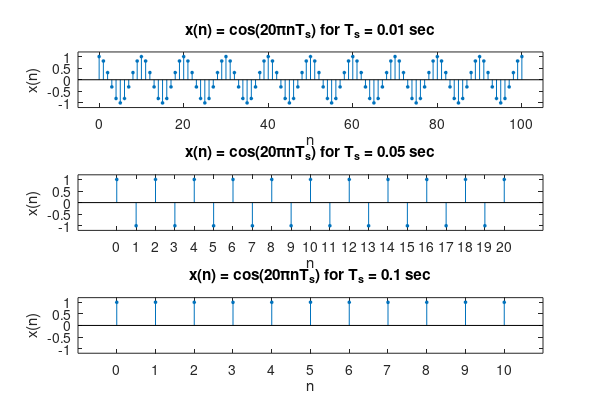

Here is the MATLAB script that generated this plot:
% P0321a: plot x(n) for T_s = 0.01 sec,0.05 sec,0.1 sec
% x_a(t) = cos(20*pi*t);
clc; close all; set(0,'defaultfigurepaperposition',[0,0,6,4]);
Hf_1 = figure; set(Hf_1,'NumberTitle','off','Name','P3.17-2');
T_s1 = 0.01; n1 = [0:100]; x1 = cos(20*pi*n1*T_s1);
subplot(3,1,1); Hs = stem(n1,x1,'filled'); axis([-5 105 -1.2 1.2]);
set(Hs,'markersize',2); xlabel('n');
title(['x(n) = cos(20{\pi}nT_s) for T_s = 0.01 sec']);
ylabel('x(n)');
T_s2 = 0.05; n2 = [0:20]; x2 = cos(20*pi*n2*T_s2);
subplot(3,1,2); Hs = stem(n2,x2,'filled'); set(Hs,'markersize',2);
set(gca,'XTick',[0:20]); axis([-2 22 -1.2 1.2]);
xlabel('n'); ylabel('x(n)');
title(['x(n) = cos(20{\pi}nT_s) for T_s = 0.05 sec']);
T_s3 = 0.1; n3 = [0:10]; x3 = cos(20*pi*n3*T_s3);
subplot(3,1,3); Hs = stem(n3,x3,'filled'); set(Hs,'markersize',2)
set(gca,'XTick',[0:10]); axis([-1 11 -1.2 1.2]);
xlabel('n'); ylabel('x(n)');
title(['x(n) = cos(20{\pi}nT_s) for T_s = 0.1 sec']);
